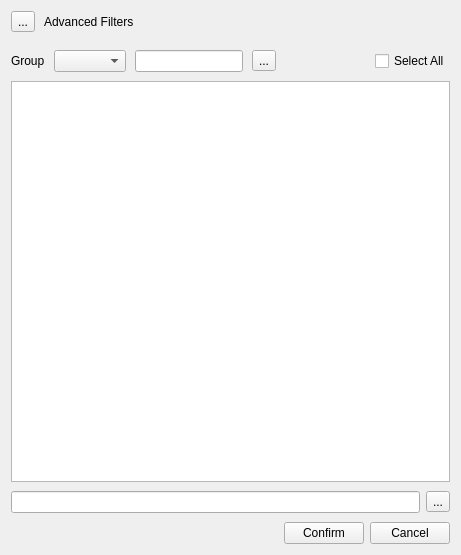
<?xml version="1.0" encoding="UTF-8"?>
<ui version="4.0">
 <class>MTreeview</class>
 <widget class="QWidget" name="MTreeview">
  <property name="geometry">
   <rect>
    <x>0</x>
    <y>0</y>
    <width>461</width>
    <height>555</height>
   </rect>
  </property>
  <property name="windowTitle">
   <string>MTreeview</string>
  </property>
  <layout class="QVBoxLayout" name="verticalLayout" stretch="0,0,0,0">
   <property name="spacing">
    <number>9</number>
   </property>
   <item>
    <widget class="QWidget" name="toolsWgt" native="true">
     <property name="minimumSize">
      <size>
       <width>0</width>
       <height>0</height>
      </size>
     </property>
     <layout class="QVBoxLayout" name="verticalLayout_3">
      <property name="spacing">
       <number>9</number>
      </property>
      <property name="leftMargin">
       <number>0</number>
      </property>
      <property name="topMargin">
       <number>0</number>
      </property>
      <property name="rightMargin">
       <number>0</number>
      </property>
      <property name="bottomMargin">
       <number>0</number>
      </property>
      <item>
       <widget class="QWidget" name="advFiltersWgt" native="true">
        <property name="minimumSize">
         <size>
          <width>0</width>
          <height>0</height>
         </size>
        </property>
        <layout class="QVBoxLayout" name="verticalLayout_2">
         <property name="spacing">
          <number>9</number>
         </property>
         <property name="leftMargin">
          <number>0</number>
         </property>
         <property name="topMargin">
          <number>0</number>
         </property>
         <property name="rightMargin">
          <number>0</number>
         </property>
         <property name="bottomMargin">
          <number>0</number>
         </property>
         <item>
          <layout class="QHBoxLayout" name="advFilterHeaderLyt">
           <item>
            <widget class="QToolButton" name="expandFilterBtn">
             <property name="styleSheet">
              <string notr="true">QToolButton
{
	background-color:  transparent;
};

</string>
             </property>
             <property name="text">
              <string>...</string>
             </property>
            </widget>
           </item>
           <item>
            <widget class="QLabel" name="advFilterLbl">
             <property name="text">
              <string>Advanced Filters</string>
             </property>
            </widget>
           </item>
           <item>
            <spacer name="horizontalSpacer_3">
             <property name="orientation">
              <enum>Qt::Orientation::Horizontal</enum>
             </property>
             <property name="sizeHint" stdset="0">
              <size>
               <width>40</width>
               <height>20</height>
              </size>
             </property>
            </spacer>
           </item>
          </layout>
         </item>
         <item>
          <widget class="QWidget" name="filterBtnsWgt" native="true"/>
         </item>
        </layout>
       </widget>
      </item>
      <item>
       <layout class="QHBoxLayout" name="toolsLyt">
        <item>
         <widget class="QLabel" name="groupLbl">
          <property name="text">
           <string>Group</string>
          </property>
         </widget>
        </item>
        <item>
         <widget class="QComboBox" name="groupCbx"/>
        </item>
        <item>
         <widget class="QLineEdit" name="searchEditor"/>
        </item>
        <item>
         <widget class="QToolButton" name="searchBtn">
          <property name="text">
           <string>...</string>
          </property>
         </widget>
        </item>
        <item>
         <spacer name="horizontalSpacer_2">
          <property name="orientation">
           <enum>Qt::Orientation::Horizontal</enum>
          </property>
          <property name="sizeHint" stdset="0">
           <size>
            <width>40</width>
            <height>20</height>
           </size>
          </property>
         </spacer>
        </item>
        <item>
         <widget class="QCheckBox" name="selectAllBtn">
          <property name="text">
           <string>Select All</string>
          </property>
         </widget>
        </item>
       </layout>
      </item>
     </layout>
    </widget>
   </item>
   <item>
    <widget class="HierarchicalTreeView" name="treeview"/>
   </item>
   <item>
    <widget class="QWidget" name="selectInfoWgt" native="true">
     <layout class="QHBoxLayout" name="horizontalLayout">
      <property name="leftMargin">
       <number>0</number>
      </property>
      <property name="topMargin">
       <number>0</number>
      </property>
      <property name="rightMargin">
       <number>0</number>
      </property>
      <property name="bottomMargin">
       <number>0</number>
      </property>
      <item>
       <widget class="QLineEdit" name="selectVarsEditor"/>
      </item>
      <item>
       <widget class="QToolButton" name="viewSelectVarsBtn">
        <property name="text">
         <string>...</string>
        </property>
       </widget>
      </item>
     </layout>
    </widget>
   </item>
   <item>
    <widget class="QWidget" name="confrimWgt" native="true">
     <layout class="QHBoxLayout" name="horizontalLayout_2">
      <property name="leftMargin">
       <number>0</number>
      </property>
      <property name="topMargin">
       <number>0</number>
      </property>
      <property name="rightMargin">
       <number>0</number>
      </property>
      <property name="bottomMargin">
       <number>0</number>
      </property>
      <item>
       <spacer name="horizontalSpacer">
        <property name="orientation">
         <enum>Qt::Orientation::Horizontal</enum>
        </property>
        <property name="sizeHint" stdset="0">
         <size>
          <width>469</width>
          <height>20</height>
         </size>
        </property>
       </spacer>
      </item>
      <item>
       <widget class="QPushButton" name="confirmBtn">
        <property name="text">
         <string>Confirm</string>
        </property>
       </widget>
      </item>
      <item>
       <widget class="QPushButton" name="cancelBtn">
        <property name="text">
         <string>Cancel</string>
        </property>
       </widget>
      </item>
     </layout>
    </widget>
   </item>
  </layout>
 </widget>
 <customwidgets>
  <customwidget>
   <class>HierarchicalTreeView</class>
   <extends>QTreeView</extends>
   <header>Components/HierarchicalTreeView.h</header>
  </customwidget>
 </customwidgets>
 <resources/>
 <connections/>
</ui>
